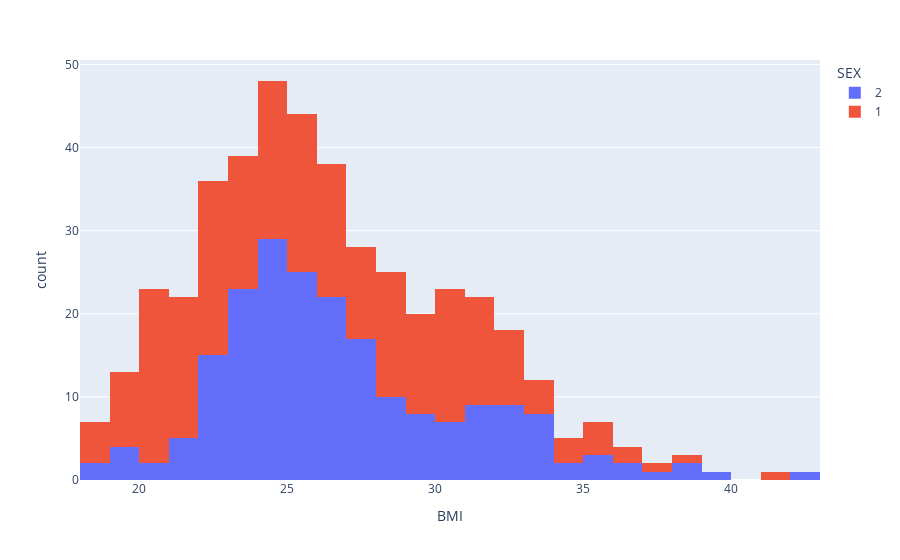

Notebook code cell kept with this figure:
### Markdown cell above
&#9989; **(6 pt):** Create a histogram for BMI distribution and have it seperated by sex. Make sure to include a title.

### Code cell
## put your code here
fig = px.histogram(df1, x="BMI", color="SEX")
fig.show()

### Figure 1 — Plotly figure (JSON) as saved in the notebook; plotly's stock layout.template omitted (floating-point values rounded to 4 significant figures; data arrays with more than 128 entries replaced by an {"elided": "..."} marker saying what was removed)
{"data": [{"alignmentgroup": "True", "bingroup": "x", "hovertemplate": "SEX=2<br>BMI=%{x}<br>count=%{y}<extra></extra>", "legendgroup": "2", "marker": {"color": "#636efa", "pattern": {"shape": ""}}, "name": "2", "offsetgroup": "2", "orientation": "v", "showlegend": true, "type": "histogram", "x": {"elided": "207 float values"}, "xaxis": "x", "yaxis": "y"}, {"alignmentgroup": "True", "bingroup": "x", "hovertemplate": "SEX=1<br>BMI=%{x}<br>count=%{y}<extra></extra>", "legendgroup": "1", "marker": {"color": "#EF553B", "pattern": {"shape": ""}}, "name": "1", "offsetgroup": "1", "orientation": "v", "showlegend": true, "type": "histogram", "x": {"elided": "235 float values"}, "xaxis": "x", "yaxis": "y"}], "layout": {"barmode": "relative", "legend": {"title": {"text": "SEX"}, "tracegroupgap": 0}, "margin": {"t": 60}, "xaxis": {"anchor": "y", "domain": [0, 1], "title": {"text": "BMI"}}, "yaxis": {"anchor": "x", "domain": [0, 1], "title": {"text": "count"}}}}
